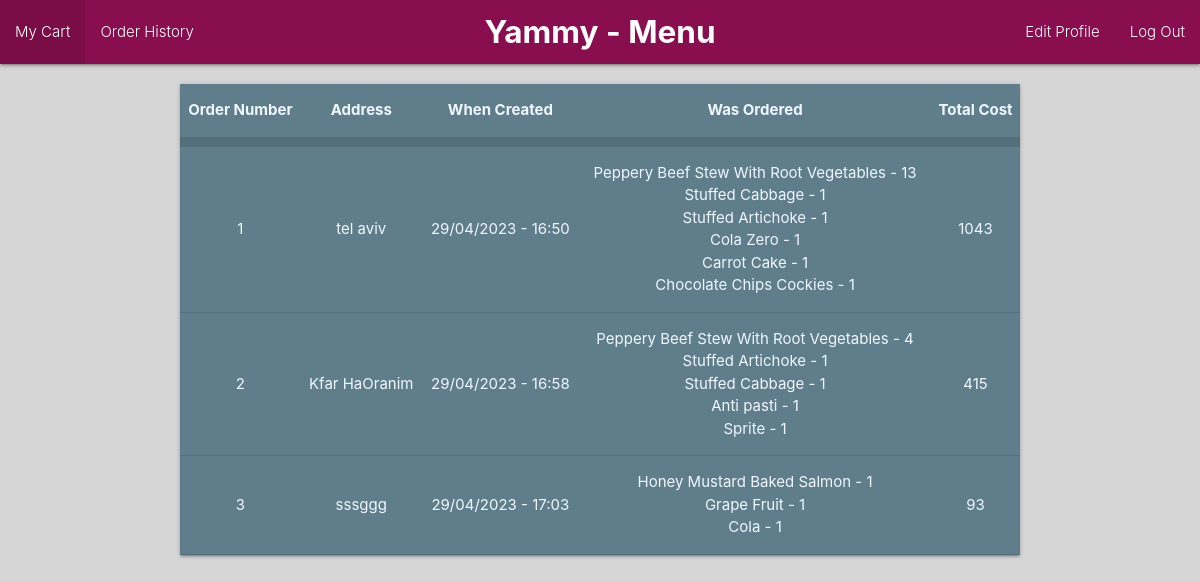
Screenshot of /order/history (signed in) with the database file from the repository.
### models/delivery.py (models this page shows)
class Delivery(db.Model):
    id = db.Column(db.Integer,primary_key=True)
    is_delivered = db.Column(db.Boolean,default=False)
    address = db.Column(db.String(200))
    comment = db.Column(db.Text)
    created = db.Column(db.DateTime)
    cart = db.relationship('Cart',backref='delivery',uselist=False)

### models/items.py (models this page shows)
class Items(db.Model):
    id = db.Column(db.Integer,primary_key=True)
    dish_id = db.Column(db.Integer,db.ForeignKey('dish.id'))
    cart_id = db.Column(db.Integer,db.ForeignKey('cart.id'))
    amount = db.Column(db.Integer,nullable=False)
    dish = db.relationship('Dish', back_populates='cart_association')
    cart = db.relationship('Cart', back_populates='dish_association')

### models/dish.py (models this page shows)
class Dish(db.Model):
    id = db.Column(db.Integer,primary_key=True)
    name = db.Column(db.String(200),nullable=False)
    price = db.Column(db.Integer,nullable=False)
    description = db.Column(db.Text)
    image = db.Column(db.String(500),nullable=False)
    is_gluten_free = db.Column(db.Boolean,nullable=False)
    is_vegeterian = db.Column(db.Boolean,nullable=False)
    category_id = db.Column(db.Integer,db.ForeignKey('category.id'))
    cart_association = db.relationship('Items', back_populates='dish')
    carts = association_proxy('cart_association', 'cart')

### models/cart.py (models this page shows)
class Cart(db.Model):
    id = db.Column(db.Integer,primary_key=True)
    total_cost = db.Column(db.Integer,default=0)
    delivery_id = db.Column(db.Integer,db.ForeignKey('delivery.id'))
    user_id = db.Column(db.Integer,db.ForeignKey('user.id'))
    dish_association = db.relationship('Items', back_populates='cart')
    dishes = association_proxy('dish_association', 'dish')

### controllers/orders.py (the view)
@login_required
def orders_history():
    total_cost = []
    cost = 0
    deliveries = [cart.delivery for cart in current_user.carts if cart.delivery != None]
    for delivery in deliveries:
        for item in delivery.cart.dish_association:
            cost += (item.amount * item.dish.price)
        total_cost.append(cost)
    return render_template('orders/orders_history.html',deliveries=deliveries,total_cost=total_cost)

### auth.py (called while the page is built)
@login_manager.user_loader
def load_user(user_id):
    return User.query.get(int(user_id))

### templates/orders/orders_history.html
{% if current_user.is_staff %} {% extends 'layouts/admin_layout.html' %}
{% else %} {% extends 'layouts/layout.html' %} {% endif %}
{% block content %}
<div class="container">
    <div class="card">
    <table style="color:aliceblue" class="centered blue-grey">
        <thead>
          <tr style="border-width: 10px;">
              <th>Order Number</th>
              <th>Address</th>
              <th>When Created</th>
              <th>Was Ordered</th>
              <th>Total Cost</th>
          </tr>
        </thead>
        {% for delivery in deliveries %}
        <tbody>
          <tr>
            <td>{{delivery.id}}</td>
            <td>{{delivery.address}}</td>
            <td>{{delivery.created.strftime("%d/%m/%Y - %H:%M")}}</td>
            <td>{% for item in delivery.cart.dish_association %}{{item.dish.name}} - {{item.amount}}<br/>{% endfor %}</td>
            <td>{{delivery.cart.total_cost}}</td>
          </tr>
        </tbody>
        {% endfor %}
    </table>
    </div>
    </div>
    {% endblock %}

### rows the page displays
Delivery: id "1", address "tel aviv", created "29/04/2023 - 16:50", cart.total_cost "1043"
Items: dish.name "Peppery Beef Stew With Root Vegetables", amount "13"
Items: dish.name "Stuffed Cabbage", amount "1"
Items: dish.name "Stuffed Artichoke", amount "1"
Items: dish.name "Cola Zero", amount "1"
Items: dish.name "Carrot Cake", amount "1"
Items: dish.name "Chocolate Chips Cockies", amount "1"
Delivery: id "2", address "Kfar HaOranim", created "29/04/2023 - 16:58", cart.total_cost "415"
Items: dish.name "Peppery Beef Stew With Root Vegetables", amount "4"
Items: dish.name "Stuffed Artichoke", amount "1"
Items: dish.name "Stuffed Cabbage", amount "1"
Items: dish.name "Anti pasti", amount "1"
Items: dish.name "Sprite", amount "1"
Delivery: id "3", address "sssggg", created "29/04/2023 - 17:03", cart.total_cost "93"
Items: dish.name "Honey Mustard Baked Salmon", amount "1"
Items: dish.name "Grape Fruit", amount "1"
Items: dish.name "Cola", amount "1"
